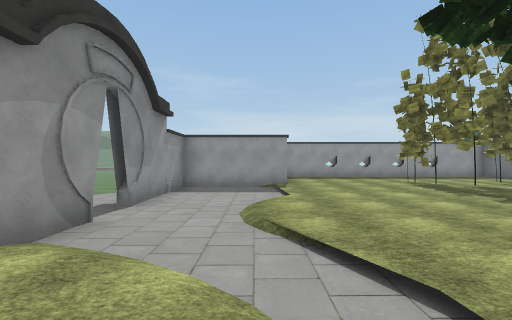
[1] (above)

14 first-person views from a walk through a Unity game level. The camera is 1.5 m above the floor, looks level and sees 90° across. The floor is counted in squares, 2 m on a side. Each view is taken from the middle of a square. On the plan, view 1 faces up. The plan holds only what a view shows up to about 9 squares ahead; the rest is blank. The place goes on beyond the plan. The player character is not drawn. Some surface patterns are stand-ins.

[2]
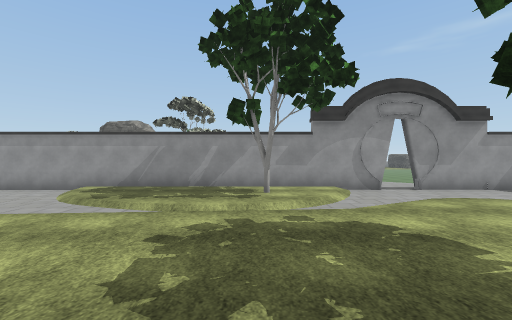

[3]
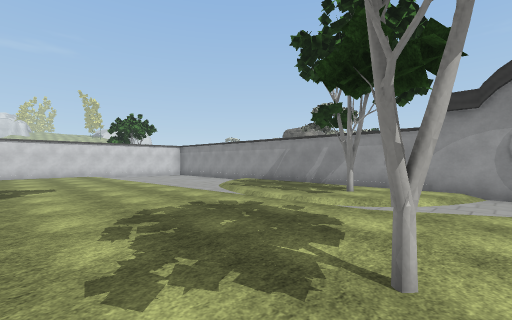

[4]
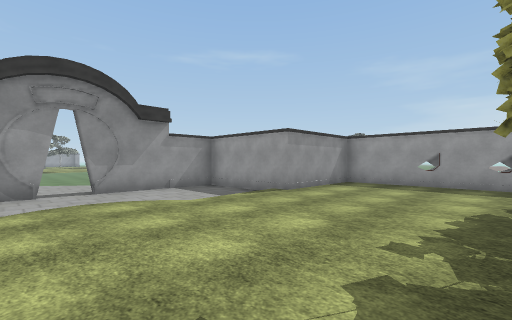

[5]
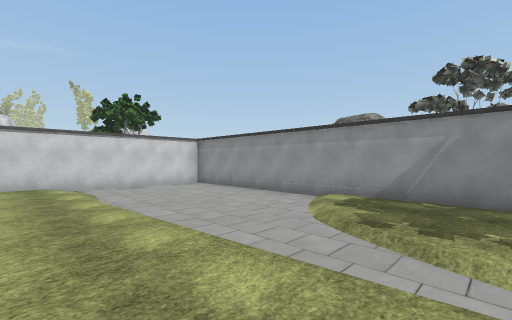

[6]
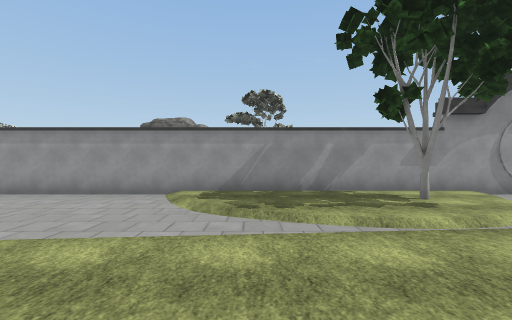

[7]
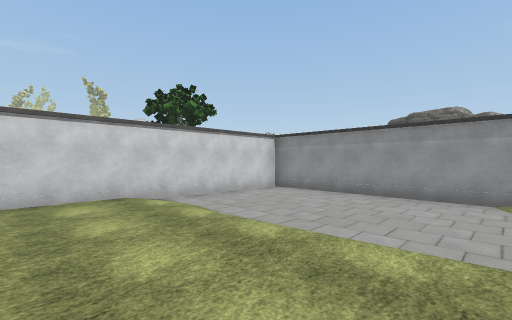

[8]
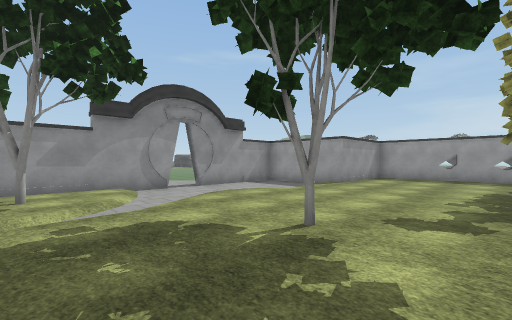

[9]
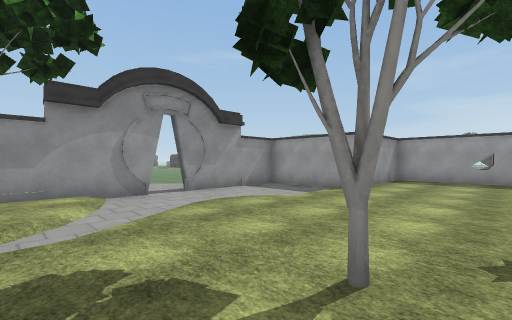

[10]
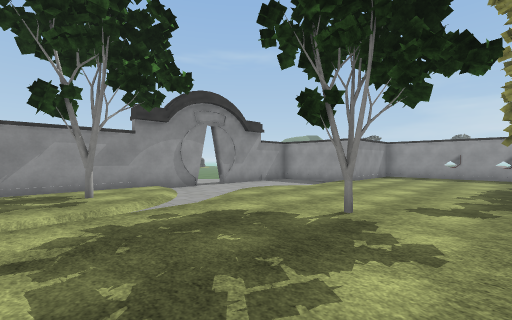

[11]
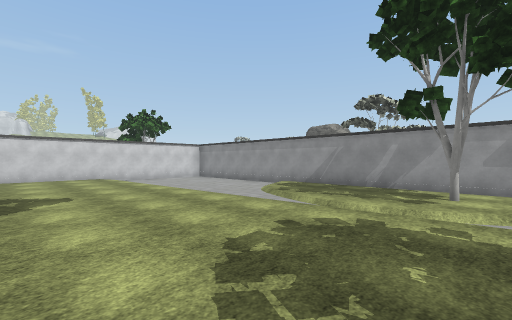

[12]
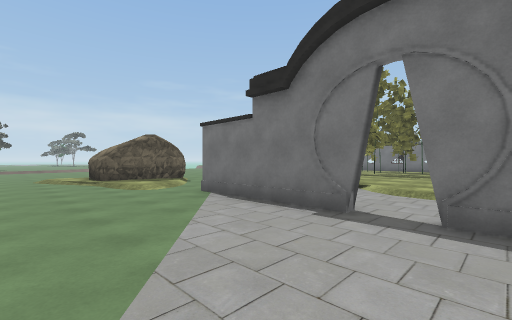

[13]
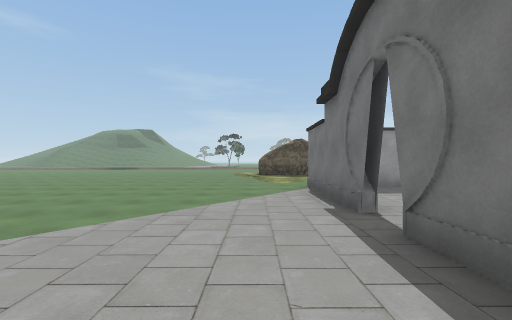

[14]
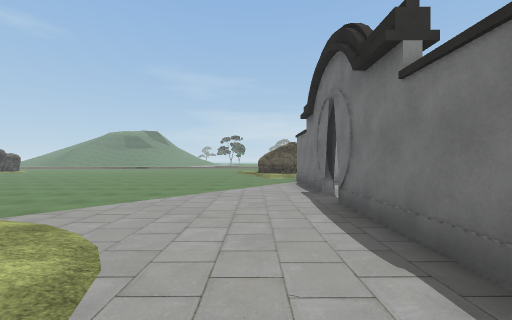

### Floor plan
Key: @ floor where view 1 was taken; # wall or solid block; . main floor; : floor 0.25 m higher than the main floor; / step, stairs or slope; T tree; R rock.
Columns run from 12 left of view 1 to 5 right of it. Each row starts with its distance up from view 1.
 14       ./
 13       ./RR
 12       ../R#R #####
 11       ../::  #::::
 10 .........:/  #::::
  9 ...........  #::::
  8 .........#####::::
  7 .........#...:::::
  6  ........##..:::::
  5   ........#./:::::
  4    ........./:::::
  3     .....#../::T::
  2      /...#:/./::::
  1       /..#:://::::
  0        ..#:T@/::::
 -1         .#:::.::::
 -2          #:::.::::
 -3          #::/.::::
 -4          #::/.::::
 -5          #/...::::
 -6          #....::::
 -7          #....::::
 -8          #....::::
 -9          #....::::
-10          ########

Positions as (right, up) in squares from view 1, and headings:
1: (0, 0), facing up
2: (5, 0), facing left
3: (5, 3), facing down-left
4: (5, 3), facing up-left
5: (3, -2), facing down-left
6: (4, -3), facing left
7: (4, -5), facing down-left
8: (5, 0), facing up-left
9: (4, 1), facing up-left
10: (5, -1), facing up-left
11: (5, 1), facing down-left
12: (-6, 3), facing up-right
13: (-4, 1), facing up
14: (-4, -1), facing up
